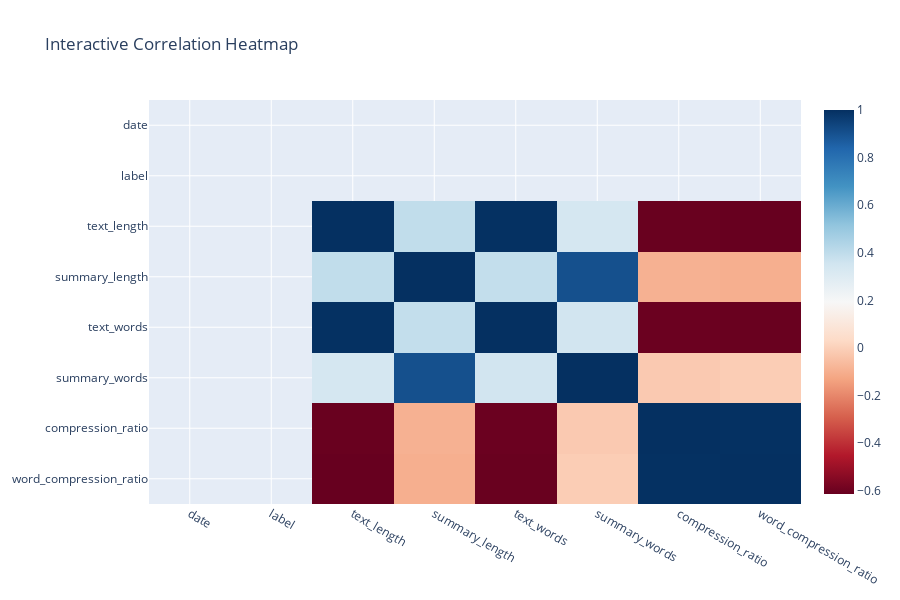

Here is the notebook cell this chart was saved with:
### Code cell
# Tạo heatmap correlation matrix
if not df_train.empty:
    print("🔥 TẠO HEATMAP CORRELATION MATRIX")
    print("="*35)
    
    # Chọn các cột số để tính correlation
    numeric_cols = []
    for col in df_train.columns:
        if df_train[col].dtype in ['int64', 'float64']:
            numeric_cols.append(col)
    
    if len(numeric_cols) > 1:
        # Tính correlation matrix
        corr_matrix = df_train[numeric_cols].corr()
        
        # Tạo heatmap với seaborn
        plt.figure(figsize=(12, 10))
        sns.heatmap(
            corr_matrix,
            annot=True,
            cmap='coolwarm',
            center=0,
            square=True,
            linewidths=0.5,
            cbar_kws={"shrink": .8}
        )
        plt.title('Correlation Matrix - Training Data Features')
        plt.tight_layout()
        plt.show()
        
        # Tạo interactive heatmap với Plotly
        fig = px.imshow(
            corr_matrix,
            title='Interactive Correlation Heatmap',
            color_continuous_scale='RdBu',
            aspect='auto'
        )
        fig.update_layout(height=600)
        fig.show()
        
        print(f"✅ Đã tạo correlation matrix cho {len(numeric_cols)} features số")
    else:
        print("⚠️ Không đủ cột số để tạo correlation matrix")

# Tạo dashboard-style summary
print("\n📊 DASHBOARD SUMMARY")
print("="*20)

# Tổng hợp thông tin chính
summary_info = {
    'Metric': [],
    'Value': [],
    'Dataset': []
}

if not df_articles.empty:
    summary_info['Metric'].extend(['Total Articles', 'Avg Content Length', 'Avg Title Length'])
    summary_info['Value'].extend([
        len(df_articles),
        df_articles['content_length'].mean() if 'content_length' in df_articles.columns else 'N/A',
        df_articles['title_length'].mean() if 'title_length' in df_articles.columns else 'N/A'
    ])
    summary_info['Dataset'].extend(['VNExpress', 'VNExpress', 'VNExpress'])

if not df_train.empty:
    summary_info['Metric'].extend(['Training Samples', 'Avg Text Length', 'Avg Compression Ratio'])
    summary_info['Value'].extend([
        len(df_train),
        df_train['text_length'].mean() if 'text_length' in df_train.columns else 'N/A',
        df_train['compression_ratio'].mean() if 'compression_ratio' in df_train.columns else 'N/A'
    ])
    summary_info['Dataset'].extend(['Training', 'Training', 'Training'])

if not df_pred.empty:
    summary_info['Metric'].extend(['Test Predictions', 'Avg Length Difference', 'Avg Length Ratio'])
    summary_info['Value'].extend([
        len(df_pred),
        df_pred['length_diff'].mean() if 'length_diff' in df_pred.columns else 'N/A',
        df_pred['length_ratio'].mean() if 'length_ratio' in df_pred.columns else 'N/A'
    ])
    summary_info['Dataset'].extend(['Predictions', 'Predictions', 'Predictions'])

summary_df = pd.DataFrame(summary_info)
print("\n📋 TỔNG HỢP THÔNG TIN CHÍNH:")
display(summary_df)

print("\n🎉 ĐÃ HOÀN THÀNH PHÂN TÍCH VÀ TRỰC QUAN HÓA DỮ LIỆU!")

### Figure 1 — Plotly figure (JSON) as saved in the notebook; plotly's stock layout.template omitted (floating-point values rounded to 4 significant figures)
{"data": [{"coloraxis": "coloraxis", "hovertemplate": "x: %{x}<br>y: %{y}<br>color: %{z}<extra></extra>", "name": "0", "type": "heatmap", "x": ["date", "label", "text_length", "summary_length", "text_words", "summary_words", "compression_ratio", "word_compression_ratio"], "xaxis": "x", "y": ["date", "label", "text_length", "summary_length", "text_words", "summary_words", "compression_ratio", "word_compression_ratio"], "yaxis": "y", "z": [[NaN, NaN, NaN, NaN, NaN, NaN, NaN, NaN], [NaN, NaN, NaN, NaN, NaN, NaN, NaN, NaN], [NaN, NaN, 1.0, 0.3951, 0.9975, 0.3379, -0.6096, -0.6138], [NaN, NaN, 0.3951, 1.0, 0.3894, 0.9052, -0.0928, -0.09838], [NaN, NaN, 0.9975, 0.3894, 1.0, 0.3518, -0.6045, -0.6085], [NaN, NaN, 0.3379, 0.9052, 0.3518, 1.0, -0.02065, -0.01098], [NaN, NaN, -0.6096, -0.0928, -0.6045, -0.02065, 1.0, 0.9975], [NaN, NaN, -0.6138, -0.09838, -0.6085, -0.01098, 0.9975, 1.0]]}], "layout": {"coloraxis": {"colorscale": [[0, "rgb(103,0,31)"], [0.1, "rgb(178,24,43)"], [0.2, "rgb(214,96,77)"], [0.3, "rgb(244,165,130)"], [0.4, "rgb(253,219,199)"], [0.5, "rgb(247,247,247)"], [0.6, "rgb(209,229,240)"], [0.7, "rgb(146,197,222)"], [0.8, "rgb(67,147,195)"], [0.9, "rgb(33,102,172)"], [1, "rgb(5,48,97)"]]}, "height": 600, "title": {"text": "Interactive Correlation Heatmap"}, "xaxis": {"anchor": "y", "domain": [0, 1]}, "yaxis": {"anchor": "x", "autorange": "reversed", "domain": [0, 1]}}}
